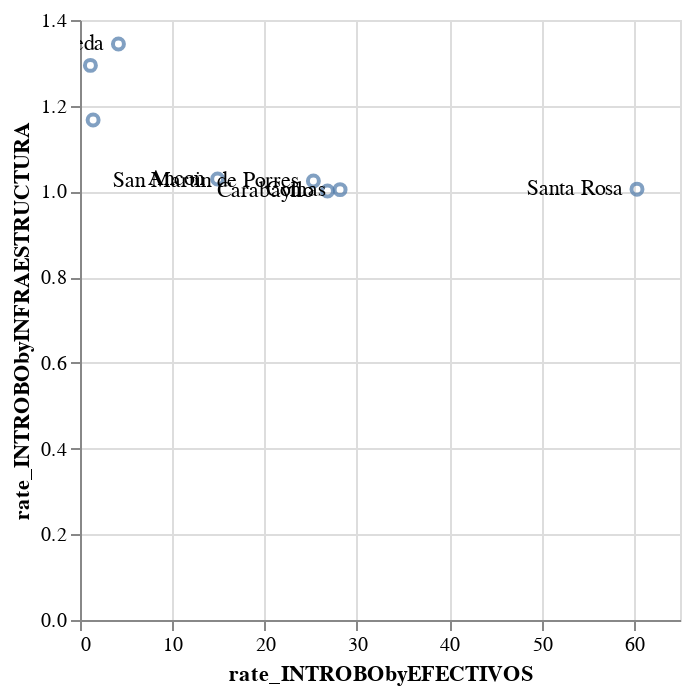

The cell this chart's notebook holds for it:
### Code cell
import altair as alt

points = alt.Chart(LimaNorte).mark_point().encode(
    x='rate_INTROBObyEFECTIVOS:Q',
    y='rate_INTROBObyINFRAESTRUCTURA:Q'
)
text = points.mark_text(
    align='right',
    baseline='middle',
    dx=-7
).encode(
    text='MUNICIPALIDAD'
).interactive()
points + text

### Figure 1 — Vega-Lite specification as saved in the notebook (floating-point values rounded to 4 significant figures)
{"config": {"view": {"continuousWidth": 300, "continuousHeight": 300}}, "layer": [{"mark": {"type": "point"}, "encoding": {"x": {"field": "rate_INTROBObyEFECTIVOS", "type": "quantitative"}, "y": {"field": "rate_INTROBObyINFRAESTRUCTURA", "type": "quantitative"}}}, {"mark": {"type": "text", "align": "right", "baseline": "middle", "dx": -7}, "encoding": {"text": {"field": "MUNICIPALIDAD", "type": "nominal"}, "x": {"field": "rate_INTROBObyEFECTIVOS", "type": "quantitative"}, "y": {"field": "rate_INTROBObyINFRAESTRUCTURA", "type": "quantitative"}}, "name": "view_7"}], "data": {"name": "data-0ffa3b00e3a9b7746766873d5c97d283"}, "params": [{"name": "param_7", "select": {"type": "interval", "encodings": ["x", "y"]}, "bind": "scales", "views": ["view_7"]}], "$schema": "https://vega.github.io/schema/vega-lite/v5.20.1.json", "datasets": {"data-0ffa3b00e3a9b7746766873d5c97d283": [{"MUNICIPALIDAD": "Ancon", "P_SEGURIDAD": 1628100, "EFECTIVOS": 55, "UNIDADES": 8, "INFRAESTRUCTURA": 797, "JUN_VECINAL": 28, "INT_ROBO": 820, "DEN_PAT": 766, "rate_INTROBObyEFECTIVOS": 14.91, "rate_DEN_PATbyP_SEGURIDAD": 0.0004705, "rate_INTROBObyP_SEGURIDAD": 0.0005037, "rate_INTROBObyUNIDADES": 102.5, "rate_INTROBObyPSEGURIDAD": 0.0005037, "rate_INTROBObyINFRAESTRUCTURA": 1.029}, {"MUNICIPALIDAD": "Carabayllo", "P_SEGURIDAD": 2222737, "EFECTIVOS": 410, "UNIDADES": 44, "INFRAESTRUCTURA": 10983, "JUN_VECINAL": 88, "INT_ROBO": 10993, "DEN_PAT": 3255, "rate_INTROBObyEFECTIVOS": 26.81, "rate_DEN_PATbyP_SEGURIDAD": 0.001464, "rate_INTROBObyP_SEGURIDAD": 0.004946, "rate_INTROBObyUNIDADES": 249.8, "rate_INTROBObyPSEGURIDAD": 0.004946, "rate_INTROBObyINFRAESTRUCTURA": 1.001}, {"MUNICIPALIDAD": "Santa Rosa", "P_SEGURIDAD": 975254, "EFECTIVOS": 223, "UNIDADES": 74, "INFRAESTRUCTURA": 13385, "JUN_VECINAL": 200, "INT_ROBO": 13456, "DEN_PAT": 176, "rate_INTROBObyEFECTIVOS": 60.34, "rate_DEN_PATbyP_SEGURIDAD": 0.0001805, "rate_INTROBObyP_SEGURIDAD": 0.0138, "rate_INTROBObyUNIDADES": 181.8, "rate_INTROBObyPSEGURIDAD": 0.0138, "rate_INTROBObyINFRAESTRUCTURA": 1.005}, {"MUNICIPALIDAD": "Puente Pieda", "P_SEGURIDAD": 12290137, "EFECTIVOS": 122, "UNIDADES": 6, "INFRAESTRUCTURA": 378, "JUN_VECINAL": 67, "INT_ROBO": 508, "DEN_PAT": 4221, "rate_INTROBObyEFECTIVOS": 4.164, "rate_DEN_PATbyP_SEGURIDAD": 0.0003434, "rate_INTROBObyP_SEGURIDAD": 4.133e-05, "rate_INTROBObyUNIDADES": 84.67, "rate_INTROBObyPSEGURIDAD": 4.133e-05, "rate_INTROBObyINFRAESTRUCTURA": 1.344}, {"MUNICIPALIDAD": "Comas", "P_SEGURIDAD": 7583454, "EFECTIVOS": 374, "UNIDADES": 41, "INFRAESTRUCTURA": 10493, "JUN_VECINAL": 326, "INT_ROBO": 10537, "DEN_PAT": 7859, "rate_INTROBObyEFECTIVOS": 28.17, "rate_DEN_PATbyP_SEGURIDAD": 0.001036, "rate_INTROBObyP_SEGURIDAD": 0.001389, "rate_INTROBObyUNIDADES": 257.0, "rate_INTROBObyPSEGURIDAD": 0.001389, "rate_INTROBObyINFRAESTRUCTURA": 1.004}, {"MUNICIPALIDAD": "Los Olivos", "P_SEGURIDAD": 3108134, "EFECTIVOS": 478, "UNIDADES": 92, "INFRAESTRUCTURA": 582, "JUN_VECINAL": 87, "INT_ROBO": 679, "DEN_PAT": 7781, "rate_INTROBObyEFECTIVOS": 1.421, "rate_DEN_PATbyP_SEGURIDAD": 0.002503, "rate_INTROBObyP_SEGURIDAD": 0.0002185, "rate_INTROBObyUNIDADES": 7.38, "rate_INTROBObyPSEGURIDAD": 0.0002185, "rate_INTROBObyINFRAESTRUCTURA": 1.167}, {"MUNICIPALIDAD": "San Martin de Porres", "P_SEGURIDAD": 10042967, "EFECTIVOS": 339, "UNIDADES": 43, "INFRAESTRUCTURA": 8368, "JUN_VECINAL": 18, "INT_ROBO": 8571, "DEN_PAT": 10496, "rate_INTROBObyEFECTIVOS": 25.28, "rate_DEN_PATbyP_SEGURIDAD": 0.001045, "rate_INTROBObyP_SEGURIDAD": 0.0008534, "rate_INTROBObyUNIDADES": 199.3, "rate_INTROBObyPSEGURIDAD": 0.0008534, "rate_INTROBObyINFRAESTRUCTURA": 1.024}, {"MUNICIPALIDAD": "Independecia", "P_SEGURIDAD": 3845249, "EFECTIVOS": 39, "UNIDADES": 3, "INFRAESTRUCTURA": 34, "JUN_VECINAL": 13, "INT_ROBO": 44, "DEN_PAT": 6097, "rate_INTROBObyEFECTIVOS": 1.128, "rate_DEN_PATbyP_SEGURIDAD": 0.001586, "rate_INTROBObyP_SEGURIDAD": 1.144e-05, "rate_INTROBObyUNIDADES": 14.67, "rate_INTROBObyPSEGURIDAD": 1.144e-05, "rate_INTROBObyINFRAESTRUCTURA": 1.294}]}}
